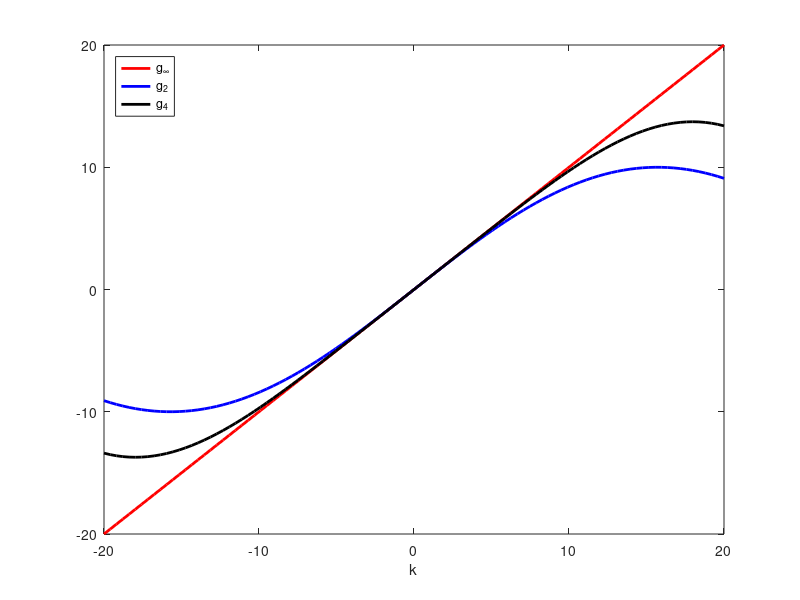

The MATLAB script that drew this image:
close all;
ndiv = 100;

h = 1e-1;
klim = 20;
klimits = [-klim,klim];
k = (linspace(klimits(1),klimits(2),ndiv))';

ginf = @(k,h) (k);
g2 = @(k,h) (sin(k.*h)./h);
g4 = @(k,h) ((8.*sin(k.*h)-sin(2.*k.*h))./(6*h));

ginfp = @(k) (ginf(k,h));
g2p = @(k) (g2(k,h));
g4p = @(k) (g4(k,h));

figure;
hold on;

plot(k,ginfp(k),'r','LineWidth',2);
plot(k,g2p(k),'b','LineWidth',2);
plot(k,g4p(k),'k','LineWidth',2);
legend('g_{\infty}','g_{2}','g_{4}','Location','northwest');
xlabel('k');
box on;